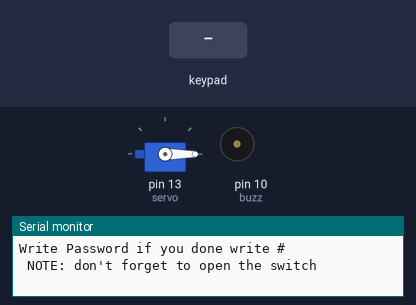
Simulated run of this sketch. Board: Arduino Uno, built with avr-gcc and run on an emulated ATmega328P. Parts: servo, buzzer (waves = sounding, pin HIGH), the last lines printed to the serial monitor. The inputs (shaded band) are chosen by the test bench.

Above: at 1.2 s.
1.3 s: key '#' pressed
At 2.2 s:
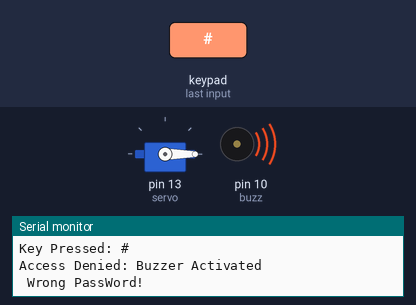
4.3 s: keypad keys 0 0 0 0 pressed 0.4 s apart
7.4 s: key 'A' pressed
8.9 s: keypad keys 0 0 0 0 * pressed 0.4 s apart
12.4 s: key 'B' pressed
13.9 s: keypad keys 0 0 0 0 D pressed 0.4 s apart
Timing chart, 0 to 16.9 s (numbered marks = the images above; inputs shaded):
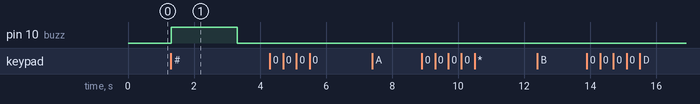

The sketch:

lab1and.ino
```cpp
#include <Servo.h>

#include <Keypad.h>


const int buzz = 10;
const int servo = 13;
const int inAND = 11;
const int outAND = 12;

Servo myServo;

const byte ROWS = 4;
const byte COLS = 4;
char keys[ROWS][COLS] = {
  {'1', '2', '3', 'A'},
  {'4', '5', '6', 'B'},
  {'7', '8', '9', 'C'},
  {'*', '0', '#', 'D'}
};
byte rowPins[ROWS] = {9, 8, 7, 6};
byte colPins[COLS] = {5, 4, 3, 2};

Keypad keypad = Keypad(makeKeymap(keys), rowPins, colPins, ROWS, COLS);

void setup() {
  pinMode(inAND, INPUT);
  pinMode(buzz, OUTPUT);
  myServo.attach(servo);
  myServo.write(0);
  Serial.begin(9600);

  Serial.print("\nWrite Password if you done write # \n NOTE: don't forget to open the switch\n");
}

void loop() {
  static String inputCode;
  char key = keypad.getKey();
  myServo.detach();

  if (key) {
    Serial.print("Key Pressed: ");
    Serial.println(key);
   // inputCode = key;
    if (key == '#') {
      checkAccess(inputCode);
      inputCode = "";
    } else {
      inputCode += key;
    }
  }
}

void checkAccess(String code) {

  if(code == "0000"){
    digitalWrite(inAND, HIGH);
      if(digitalRead(outAND)){
        myServo.attach(servo);
        myServo.write(180);
        digitalWrite(buzz, LOW);
        Serial.println("Access Granted: Servo Activated");
        delay(500);
        myServo.write(0);
      }else {
        digitalWrite(buzz, HIGH);
        Serial.println("Access Denied: Buzzer Activated\nThe switch is OFF");
        delay(1000);
        digitalWrite(buzz, LOW);
  }

  }else{
    digitalWrite(inAND, LOW);
    digitalWrite(buzz, HIGH);
    Serial.println("Access Denied: Buzzer Activated\n Wrong PassWord!");
    delay(2000);
    digitalWrite(buzz, LOW);
  }

}
```

Measured:
- after the input at 1.3 s, pin 10 (buzz): LOW → HIGH at once, → LOW 2.0 s later
